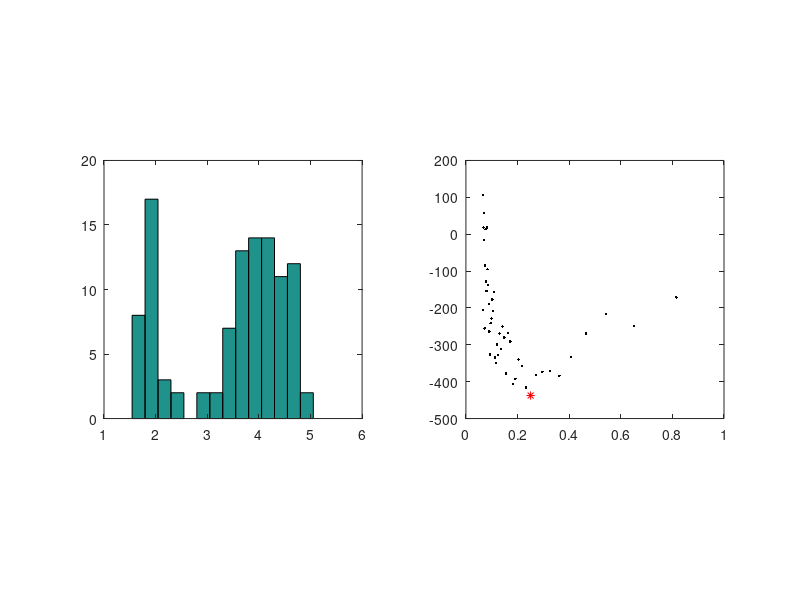

Write the MATLAB code that produced this figure.
%%%%%%%%%%%%%%%%%%%%%%%%%%%%%%%%%%%%%%%%%%%%%%%%%%%%%%%%%%%%%%%%%%
% 2006 Author Hideaki Shimazaki
% Department of Physics, Kyoto University
% shimazaki at ton.scphys.kyoto-u.ac.jp
% Please feel free to use/modify this program.
%
% Data: the duration for eruptions of
% the Old Faithful geyser in Yellowstone National Park (in minutes)
clear all;
x = [4.37 3.87 4.00 4.03 3.50 4.08 2.25 4.70 1.73 4.93 1.73 4.62 ...
     3.43 4.25 1.68 3.92 3.68 3.10 4.03 1.77 4.08 1.75 3.20 1.85 ...
     4.62 1.97 4.50 3.92 4.35 2.33 3.83 1.88 4.60 1.80 4.73 1.77 ...
     4.57 1.85 3.52 4.00 3.70 3.72 4.25 3.58 3.80 3.77 3.75 2.50 ...
     4.50 4.10 3.70 3.80 3.43 4.00 2.27 4.40 4.05 4.25 3.33 2.00 ...
     4.33 2.93 4.58 1.90 3.58 3.73 3.73 1.82 4.63 3.50 4.00 3.67 ...
     1.67 4.60 1.67 4.00 1.80 4.42 1.90 4.63 2.93 3.50 1.97 4.28 ...
     1.83 4.13 1.83 4.65 4.20 3.93 4.33 1.83 4.53 2.03 4.18 4.43 ...
     4.07 4.13 3.95 4.10 2.27 4.58 1.90 4.50 1.95 4.83 4.12];

x_min = min(x);
x_max = max(x);

N_MIN = 4;              % Minimum number of bins (integer)
                        % N_MIN must be more than 1 (N_MIN > 1).
N_MAX = 50;             % Maximum number of bins (integer)

N = N_MIN:N_MAX;                      % # of Bins
D = (x_max - x_min) ./ N;             % Bin Size Vector


%%%%%%%%%%%%%%%%%%%%%%%%%%%%%%%%%%%%%%%%%%%%%%%%%%%%%%%%%%%%%%%%%%
% Computation of the Cost Function
for i = 1: length(N)
	edges = linspace(x_min,x_max,N(i)+1);	% Bin edges

	ki = histc(x,edges);            % Count # of events in bins
	ki = ki(1:end-1);

	k = mean(ki);                   % Mean of event count
	v = sum( (ki-k).^2 )/N(i);      % Variance of event count

	C(i) = ( 2*k - v ) / D(i)^2;    % The Cost Function

end


%%%%%%%%%%%%%%%%%%%%%%%%%%%%%%%%%%%%%%%%%%%%%%%%%%%%%%%%%%%%%%%%%%
% Optimal Bin Size Selectioin
[Cmin idx] = min(C);
optD = D(idx);                         % *Optimal bin size
edges = linspace(x_min,x_max,N(idx)+1);  % Optimal segmentation


%%%%%%%%%%%%%%%%%%%%%%%%%%%%%%%%%%%%%%%%%%%%%%%%%%%%%%%%%%%%%%%%%%
% Display an Optimal Histogram and the Cost Function
subplot(1,2,1); hist(x,edges); axis square;
subplot(1,2,2); plot(D,C,'k.',optD,Cmin,'r*'); axis square;
